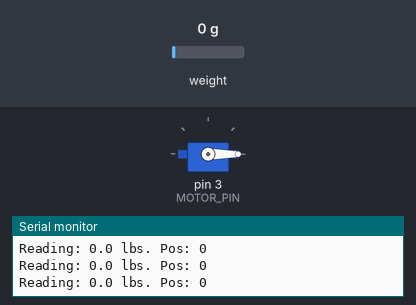
A sketch run on a simulated Arduino Mega 2560, built with avr-gcc and run on an emulated ATmega2560. On the bench: servo, the last lines printed to the serial monitor. The inputs (shaded band) are chosen by the test bench; at power-on: weight on the scale 0 g.

Above: at 3.2 s.
3.3 s: weight on the scale set to 3750 g
At 5.33 s:
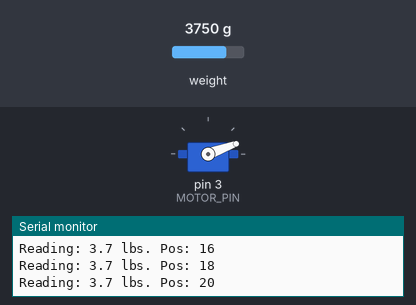
6.3 s: weight on the scale set to 100 g
7.9 s: weight on the scale set to 1634 g
At 8.5 s:
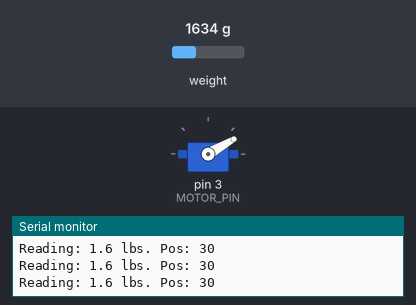
10.9 s: weight on the scale set to 1752 g
At 13.02 s:
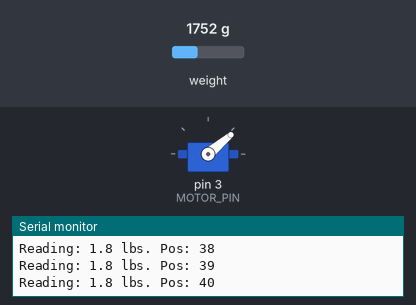
13.9 s: weight on the scale set to 4900 g
16.9 s: weight on the scale set to 1250 g
At 17.7 s:
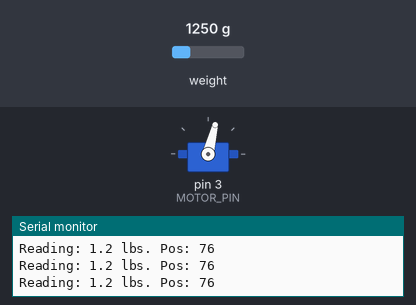
Timing chart, 0 to 19.4 s (numbered marks = the images above; inputs shaded):
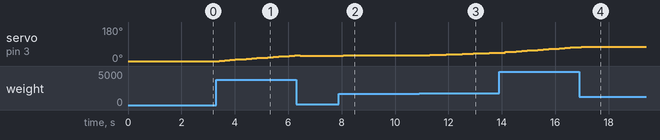

The sketch:

master-pid.ino
```cpp
/*
Simple feedback
*/

#include "HX711.h" //This library can be obtained here http://librarymanager/All#Avia_HX711
#include <Servo.h>
#include <SoftwareSerial.h>
SoftwareSerial Serial1(6, 7); // RX (D6), TX (D7)

#define LOAD_CALIB_FACTOR -7050.0 //This value is obtained using the SparkFun_HX711_Calibration sketch
#define LOADCELL_DOUT_PIN 5 // D5
#define LOADCELL_SCK_PIN 4 // D4

#define MOTOR_PIN 3 // D3
#define MOTOR_MAXPOS 125
#define MOTOR_MINPOS 0

#define CMD_DELAY 100 // mm

#define K_P 0.6
#define K_I 0.0
#define K_D 0.1

#define DELAY 1000

HX711 scale;
Servo myservo; // create servo object to control a servo
int pos = MOTOR_MINPOS; // variable to store the servo position

double error, new_error, int_error, diff_error;
unsigned long time;

void setup() {
  Serial.begin(9600);
  Serial.println("Simple feedback demo");
  Serial1.begin(38400);

  scale.begin(LOADCELL_DOUT_PIN, LOADCELL_SCK_PIN);
  scale.set_scale(LOAD_CALIB_FACTOR); //This value is obtained by using the SparkFun_HX711_Calibration sketch
  scale.tare();	//Assuming there is no weight on the scale at start up, reset the scale to 0

  error = 0.0;
  int_error = 0.0;
  diff_error = 0.0;
  pinMode(MOTOR_PIN, OUTPUT);
  myservo.attach(MOTOR_PIN); // attaches the servo on pin 9 to the servo object
  myservo.write(MOTOR_MINPOS);
  time = millis();
  delay(DELAY);
}

void loop() {
  new_error = scale.get_units();
  int_error += error;
  diff_error = new_error - error;
  error = new_error;

  pos += K_P*error + K_D*diff_error + K_I*int_error;

  if(pos < MOTOR_MINPOS) pos = MOTOR_MINPOS;
  else if(pos > MOTOR_MAXPOS) pos = MOTOR_MAXPOS;

  Serial.print("Reading: ");
  Serial.print(scale.get_units(), 1); //scale.get_units() returns a float
  Serial.print(" lbs. Pos: "); //You can change this to kg but you'll need to refactor the calibration_factor
  Serial.println(pos);
  if(millis()-time > CMD_DELAY) {
    Serial1.println(pos);
    time = millis();
  }
  myservo.write(pos);
}
```

Measured:
- after the input at 3.3 s, servo on pin 3 (MOTOR_PIN): moves from 0° to 30° over 2.8 s, starting after 0.11 s
- after the input at 7.9 s, servo on pin 3 (MOTOR_PIN): 29° → 30° after 0.17 s
- after the input at 10.9 s, servo on pin 3 (MOTOR_PIN): moves from 30° to 44° over 2.6 s, starting after 0.20 s
- after the input at 16.9 s, servo on pin 3 (MOTOR_PIN): goes on until 17.0 s, then stays 76°
